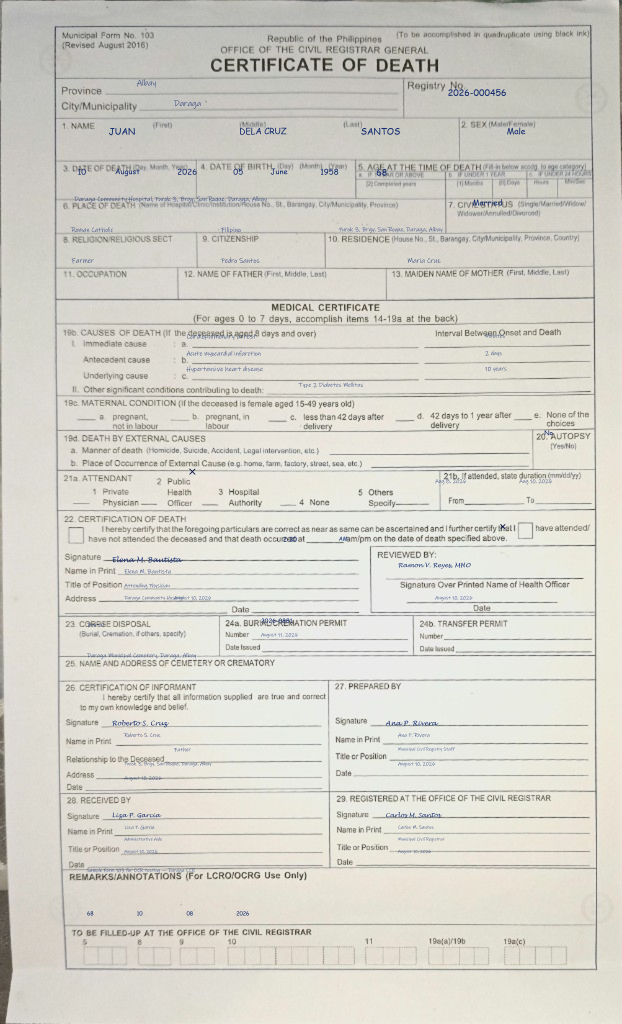
#> input picture daragacivilregistrymanagementsystem/ocr/templates/death_form103_example.jpg, 2488 x 4096 px (shown at 1/4 size); its folder holds only this picture in this run
$ python -i birth.py   (imports and definitions only)
#> lines starting #> are read from the running program, lines starting #| are printed output that depends on the picture
### daragacivilregistrymanagementsystem/ocr/shared.py
import os
import threading
import warnings
from contextlib import contextmanager, redirect_stderr, redirect_stdout
from importlib.util import find_spec

os.environ.setdefault("GLOG_minloglevel", "3")
os.environ.setdefault("GLOG_v", "0")
os.environ.setdefault("FLAGS_minloglevel", "3")
os.environ.setdefault("PADDLE_PDX_DISABLE_MODEL_SOURCE_CHECK", "True")
os.environ.setdefault("KMP_WARNINGS", "0")
os.environ.setdefault("OMP_DISPLAY_ENV", "FALSE")
_cpu_n = os.cpu_count() or 4
_ocr_threads = os.environ.get("OCR_CPU_THREADS") or ("2" if _cpu_n >= 4 else "1")
os.environ.setdefault("OCR_CPU_THREADS", _ocr_threads)
os.environ.setdefault("OMP_NUM_THREADS", _ocr_threads)
os.environ.setdefault("MKL_NUM_THREADS", _ocr_threads)
os.environ.setdefault("OPENBLAS_NUM_THREADS", _ocr_threads)
os.environ.setdefault("NUMEXPR_NUM_THREADS", _ocr_threads)
os.environ.setdefault("FLAGS_omp_num_threads", _ocr_threads)

import cv2
import numpy as np

warnings.filterwarnings("ignore", message="No ccache found")
warnings.filterwarnings("ignore", category=UserWarning, module="paddle")


class OCREngineNotFoundError(Exception):
    pass


# Longest side sent to the recognizer. Certificate scans are often 2000px+;
# running the full resolution on CPU is the main reason OCR felt stuck.
_OCR_MAX_SIDE = 960

_OCR_INSTANCE = None
_OCR_LOCK = threading.Lock()
_PaddleOCR = None


@contextmanager
def _quiet_stdio():
    """Silence Python prints and native Windows tools (e.g. `where`) spawned by Paddle."""
    import sys

    stdout = getattr(sys.stdout, "_wrapped", sys.stdout)
    stderr = getattr(sys.stderr, "_wrapped", sys.stderr)
    if hasattr(stdout, "flush"):
        stdout.flush()
    if hasattr(stderr, "flush"):
        stderr.flush()

    saved_out = saved_err = None
    nul_fd = None
    try:
        saved_out = os.dup(1)
        saved_err = os.dup(2)
        nul_fd = os.open(os.devnull, os.O_WRONLY)
        os.dup2(nul_fd, 1)
        os.dup2(nul_fd, 2)
        with open(os.devnull, "w") as devnull:
            with redirect_stdout(devnull), redirect_stderr(devnull):
                yield
    except OSError:
        with open(os.devnull, "w") as devnull:
            with redirect_stdout(devnull), redirect_stderr(devnull):
                yield
    finally:
        if saved_out is not None:
            os.dup2(saved_out, 1)
            os.close(saved_out)
        if saved_err is not None:
            os.dup2(saved_err, 2)
            os.close(saved_err)
        if nul_fd is not None:
            os.close(nul_fd)


def _load_paddleocr():
    global _PaddleOCR
    if _PaddleOCR is not None:
        return _PaddleOCR
    with _quiet_stdio():
        from paddleocr import PaddleOCR as _Cls
    _PaddleOCR = _Cls
    return _PaddleOCR


def get_ocr():
    """
    Lazily create a shared PaddleOCR instance.
    """
    global _OCR_INSTANCE
    if _OCR_INSTANCE is not None:
        return _OCR_INSTANCE

    if find_spec("paddle") is None:
        raise OCREngineNotFoundError(
            "PaddleOCR requires the 'paddlepaddle' package. Install it in the project environment: "
            "pip install paddlepaddle"
        )

    PaddleOCR = _load_paddleocr()
    try:
        cpu_threads = max(1, min(8, int(os.environ.get("OCR_CPU_THREADS") or "4")))
    except ValueError:
        cpu_threads = 4
    ocr_kwargs = dict(
        lang="en",
        ocr_version="PP-OCRv4",
        use_textline_orientation=False,
        use_doc_orientation_classify=False,
        use_doc_unwarping=False,
        text_det_limit_side_len=_OCR_MAX_SIDE,
        text_det_limit_type="max",
        text_recognition_batch_size=16,
        cpu_threads=cpu_threads,
    )
    try:
        with _quiet_stdio():
            try:
                _OCR_INSTANCE = PaddleOCR(**ocr_kwargs)
            except (TypeError, ValueError):
                ocr_kwargs.pop("cpu_threads", None)
                ocr_kwargs.pop("ocr_version", None)
                try:
                    _OCR_INSTANCE = PaddleOCR(**ocr_kwargs)
                except TypeError:
                    _OCR_INSTANCE = PaddleOCR(
                        lang="en",
                        use_textline_orientation=False,
                        use_doc_orientation_classify=False,
                        use_doc_unwarping=False,
                    )
    except Exception as exc:
        raise OCREngineNotFoundError(
            "Failed to initialize PaddleOCR engine. Ensure 'paddlepaddle' is installed and compatible "
            "with this Python version."
        ) from exc
    return _OCR_INSTANCE


# [30 lines left out: functions warmup_ocr, _page_to_dict, _normalize_ocr_pages, not called in this run]


def _resize_for_ocr(img, max_side=None):
    limit = int(max_side or _OCR_MAX_SIDE)
    h, w = img.shape[:2]
    longest = max(h, w)
    if longest <= limit:
        return img, 1.0
    scale = limit / float(longest)
    new_w = max(32, int(round(w * scale)))
    new_h = max(32, int(round(h * scale)))
    resized = cv2.resize(img, (new_w, new_h), interpolation=cv2.INTER_AREA)
    return resized, scale


# [12 lines left out: function _scale_pages_to_original, not called in this run]


def run_ocr_on_image(img, max_side=None):
    """
    Run PaddleOCR on an in-memory image (numpy array, BGR).
    Returns the same "dict per page" structure as run_ocr_on_image_path.
    Boxes are returned in the original image coordinates.
    """
    if img is None:
        raise ValueError("Image is None")
    ocr_img, scale = _resize_for_ocr(img, max_side=max_side)
    with _OCR_LOCK:
        ocr = get_ocr()
        with _quiet_stdio():
            if hasattr(ocr, "predict"):
                raw = ocr.predict(ocr_img)
            else:
                raw = ocr.ocr(ocr_img, cls=True)
        if hasattr(ocr, "predict"):
            pages = _normalize_ocr_pages(raw)
            return _scale_pages_to_original(pages, scale)
    pages = []
    for page in raw or []:
        rec_texts, rec_scores, dt_polys = [], [], []
        for line in page or []:
            if not line or len(line) != 2:
                continue
            box, (text, score) = line
            rec_texts.append(str(text))
            rec_scores.append(float(score))
            dt_polys.append(box)
        pages.append({"rec_texts": rec_texts, "rec_scores": rec_scores, "dt_polys": dt_polys})
    return _scale_pages_to_original(pages, scale)


# [12 lines left out: function run_ocr_on_image_path, not called in this run]

### daragacivilregistrymanagementsystem/ocr/birth.py
"""
Birth certificate OCR extraction.
Fixed implementation - addresses extraction issues with better field detection.
"""
import os
import re
import tempfile
import difflib
from typing import Dict, Any, List

import cv2
from ocr.shared import run_ocr_on_image
from ocr.engine import extract_from_ocr_text, ocr_pages_to_text
from ocr.field_boxes import extract_field_boxes
from ocr.sex import sex_from_ocr_text, sex_from_tokens


# =========================================================
# CONFIG
# =========================================================
CROP_LEFT = 60
CROP_RIGHT = 60
DEBUG_OCR_RAW = False
DEBUG_LABELS = False


# =========================================================
# PREPROCESS: CROP
# =========================================================
def create_temp_cropped_image(image_path, crop_left, crop_right):
#> called with image_path = 'templates/death_form103_example.jpg', crop_left = 60, crop_right = 60
    img = cv2.imread(image_path)
#> img is the input picture: shape (4096, 2488, 3); mean B, G, R 202.9, 211.1, 212.9
    if img is None:
        raise FileNotFoundError(f"Could not read image: {image_path}")

    h, w = img.shape[:2]

    if crop_left < 0 or crop_right < 0:
        raise ValueError("Crop values must be 0 or greater.")

    if crop_left + crop_right >= w:
        raise ValueError("Left + right crop is too large for the image width.")

    cropped = img[:, crop_left:w - crop_right]
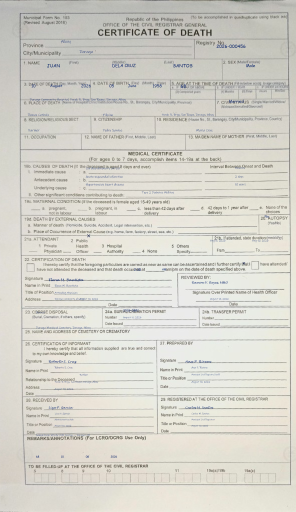
#> cropped: shape (4096, 2368, 3) (shown at 1/8 size); mean B, G, R 203.4, 211.5, 213.3

    ext = os.path.splitext(image_path)[1]
    if not ext:
        ext = ".jpg"

    temp_file = tempfile.NamedTemporaryFile(delete=False, suffix=ext)
    temp_path = temp_file.name
    temp_file.close()

    ok = cv2.imwrite(temp_path, cropped)
    if not ok:
        raise RuntimeError("Failed to write temporary cropped image.")

    return temp_path


def enhance_birth_image(img):
    if img is None:
        return img
    lab = cv2.cvtColor(img, cv2.COLOR_BGR2LAB)
#> lab: shape (4096, 2368, 3); mean of channels 0, 1, 2 215.7, 127.2, 132.3
    l_ch, a_ch, b_ch = cv2.split(lab)
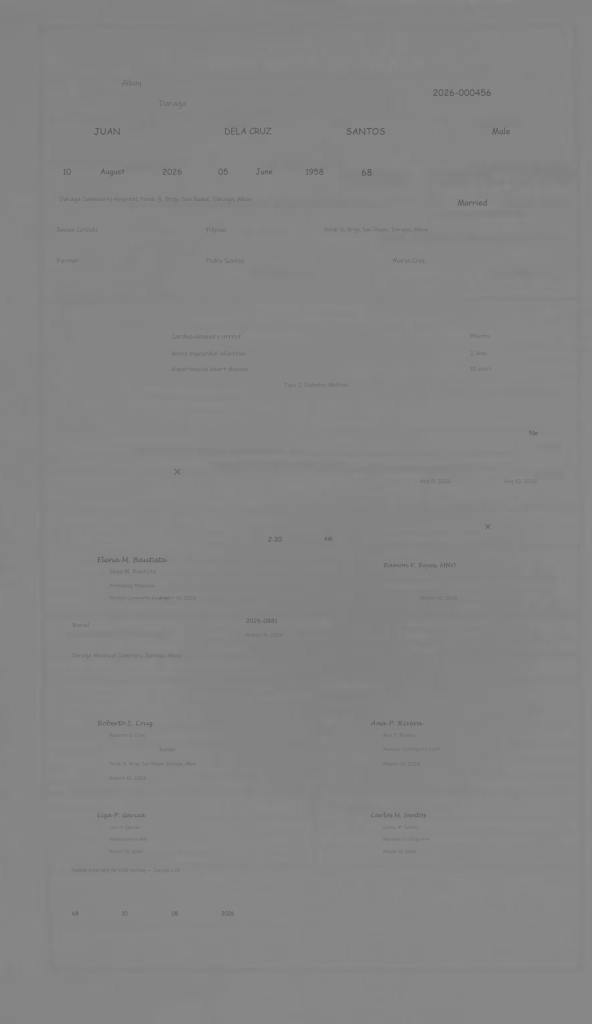
#> b_ch: shape (4096, 2368) (shown at 1/4 size); min 81, max 141, mean 132.3
    clahe = cv2.createCLAHE(clipLimit=2.2, tileGridSize=(8, 8))
    enhanced = cv2.merge((clahe.apply(l_ch), a_ch, b_ch))
#> enhanced: shape (4096, 2368, 3); mean of channels 0, 1, 2 198.7, 127.2, 132.3
    return cv2.cvtColor(enhanced, cv2.COLOR_LAB2BGR)
#> (the rest of the program and of its run is left out)
